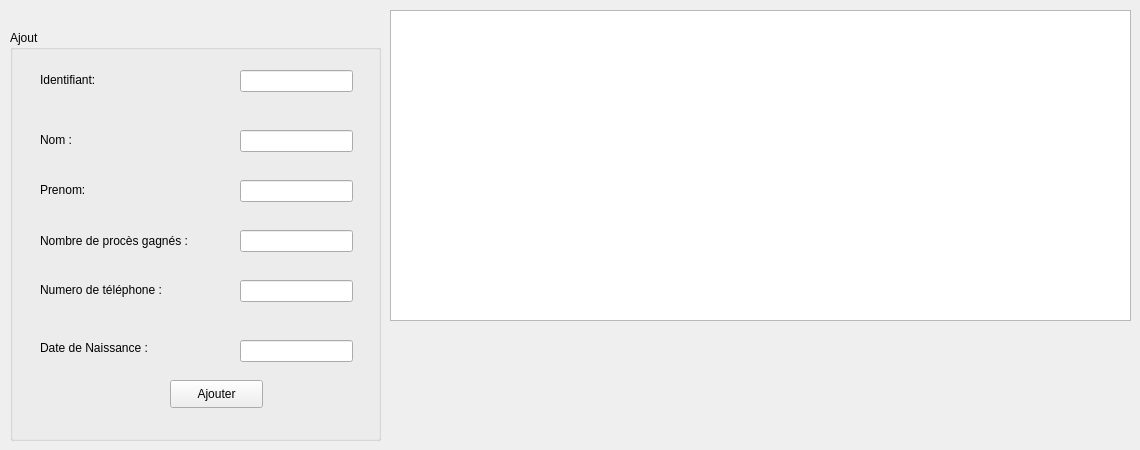
      <widget class="QWidget" name="tab_2">
       <attribute name="title">
        <string>Ajouter </string>
       </attribute>
       <widget class="QLabel" name="label_4">
        <property name="geometry">
         <rect>
          <x>30</x>
          <y>230</y>
          <width>56</width>
          <height>16</height>
         </rect>
        </property>
        <property name="text">
         <string/>
        </property>
       </widget>
       <widget class="QLabel" name="label_6">
        <property name="geometry">
         <rect>
          <x>310</x>
          <y>60</y>
          <width>56</width>
          <height>16</height>
         </rect>
        </property>
        <property name="text">
         <string/>
        </property>
       </widget>
       <widget class="QGroupBox" name="groupBox">
        <property name="geometry">
         <rect>
          <x>10</x>
          <y>30</y>
          <width>371</width>
          <height>411</height>
         </rect>
        </property>
        <property name="font">
         <font>
          <pointsize>9</pointsize>
         </font>
        </property>
        <property name="title">
         <string>Ajout </string>
        </property>
        <widget class="QLabel" name="label_7">
         <property name="geometry">
          <rect>
           <x>30</x>
           <y>40</y>
           <width>131</width>
           <height>20</height>
          </rect>
         </property>
         <property name="font">
          <font>
           <pointsize>9</pointsize>
          </font>
         </property>
         <property name="text">
          <string>Identifiant:</string>
         </property>
        </widget>
        <widget class="QLabel" name="label_8">
         <property name="geometry">
          <rect>
           <x>30</x>
           <y>100</y>
           <width>41</width>
           <height>20</height>
          </rect>
         </property>
         <property name="font">
          <font>
           <pointsize>9</pointsize>
          </font>
         </property>
         <property name="text">
          <string>Nom : </string>
         </property>
        </widget>
        <widget class="QLabel" name="label_9">
         <property name="geometry">
          <rect>
           <x>30</x>
           <y>150</y>
           <width>61</width>
           <height>20</height>
          </rect>
         </property>
         <property name="font">
          <font>
           <pointsize>9</pointsize>
          </font>
         </property>
         <property name="text">
          <string>Prenom:</string>
         </property>
        </widget>
        <widget class="QLineEdit" name="le_id">
         <property name="geometry">
          <rect>
           <x>230</x>
           <y>40</y>
           <width>113</width>
           <height>22</height>
          </rect>
         </property>
        </widget>
        <widget class="QLineEdit" name="le_nomA">
         <property name="geometry">
          <rect>
           <x>230</x>
           <y>100</y>
           <width>113</width>
           <height>22</height>
          </rect>
         </property>
        </widget>
        <widget class="QLineEdit" name="le_prenomA">
         <property name="geometry">
          <rect>
           <x>230</x>
           <y>150</y>
           <width>113</width>
           <height>22</height>
          </rect>
         </property>
        </widget>
        <widget class="QLabel" name="label_10">
         <property name="geometry">
          <rect>
           <x>30</x>
           <y>200</y>
           <width>191</width>
           <height>21</height>
          </rect>
         </property>
         <property name="font">
          <font>
           <pointsize>9</pointsize>
          </font>
         </property>
         <property name="text">
          <string>Nombre de procès gagnés : </string>
         </property>
        </widget>
        <widget class="QLabel" name="label_11">
         <property name="geometry">
          <rect>
           <x>30</x>
           <y>250</y>
           <width>161</width>
           <height>20</height>
          </rect>
         </property>
         <property name="font">
          <font>
           <pointsize>9</pointsize>
          </font>
         </property>
         <property name="text">
          <string>Numero de téléphone : </string>
         </property>
        </widget>
        <widget class="QLabel" name="label_12">
         <property name="geometry">
          <rect>
           <x>30</x>
           <y>310</y>
           <width>161</width>
           <height>16</height>
          </rect>
         </property>
         <property name="font">
          <font>
           <pointsize>9</pointsize>
          </font>
         </property>
         <property name="text">
          <string>Date de Naissance : </string>
         </property>
        </widget>
        <widget class="QLineEdit" name="le_num_tel">
         <property name="geometry">
          <rect>
           <x>230</x>
           <y>250</y>
           <width>113</width>
           <height>22</height>
          </rect>
         </property>
        </widget>
        <widget class="QLineEdit" name="le_proce">
         <property name="geometry">
          <rect>
           <x>230</x>
           <y>200</y>
           <width>113</width>
           <height>22</height>
          </rect>
         </property>
        </widget>
        <widget class="QLineEdit" name="la_date">
         <property name="geometry">
          <rect>
           <x>230</x>
           <y>310</y>
           <width>113</width>
           <height>22</height>
          </rect>
         </property>
        </widget>
        <widget class="QPushButton" name="btn_ajouter">
         <property name="geometry">
          <rect>
           <x>160</x>
           <y>350</y>
           <width>93</width>
           <height>28</height>
          </rect>
         </property>
         <property name="font">
          <font>
           <pointsize>9</pointsize>
          </font>
         </property>
         <property name="text">
          <string>Ajouter</string>
         </property>
        </widget>
       </widget>
       <widget class="QTableView" name="table_avocat_2">
        <property name="geometry">
         <rect>
          <x>390</x>
          <y>10</y>
          <width>741</width>
          <height>311</height>
         </rect>
        </property>
       </widget>
      </widget>
